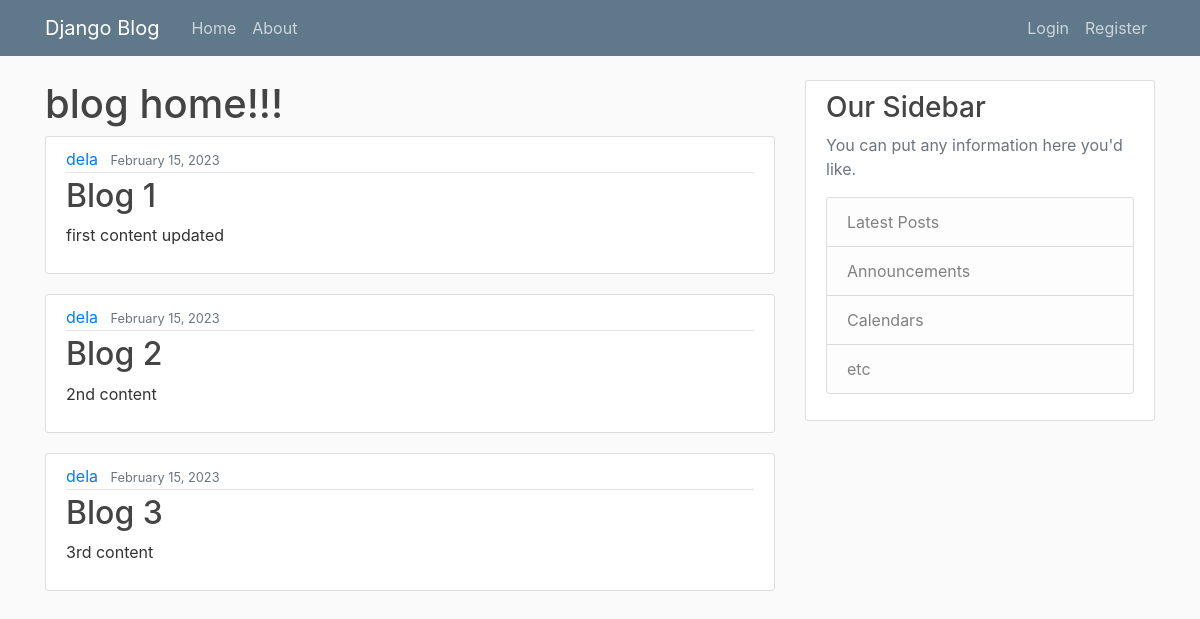
The page / on the database its author committed.
### main_blog/models.py (models this page shows, shortened)
class Post(models.Model):
    title = models.CharField(max_length=100)
    content = models.TextField()
    date_posted = models.DateTimeField(default=timezone.now)
    author = models.ForeignKey(User, on_delete=models.CASCADE)

### main_blog/views.py (the view)
# urls.py: 2. Add a URL to urlpatterns:  path('', views.home, name='home')
def home(request):
    context = {
        'posts': Post.objects.all()
    }
    return render(request,'main_blog/home.html',context)

### main_blog/templates/main_blog/home.html
{% extends "main_blog/base.html" %} {% block content %}
<h1>blog home!!!</h1>
{% for post in posts %}
<article class="media content-section">
  <div class="media-body">
    <div class="article-metadata">
      <a class="mr-2" href="#">{{ post.author }}</a>
      <small class="text-muted">{{ post.date_posted|date:"F d, Y"}}</small>
    </div>
    <h2><a class="article-title" href="#">{{ post.title }}</a></h2>
    <p class="article-content">{{ post.content }}</p>
  </div>
</article>
{% endfor %} {% endblock content %}

### main_blog/templates/main_blog/base.html (shortened to what this page needs)
{% load static %}
<!DOCTYPE html>
<html lang="en">
<head>
    <link rel="stylesheet" href="https://cdn.jsdelivr.net/npm/bootstrap@4.0.0/dist/css/bootstrap.min.css">
    <link rel="stylesheet" type="text/css" href="{% static 'main_blog/main.css' %}">
</head>
<body>
    <header class="site-header">
        <nav class="navbar navbar-expand-md navbar-dark bg-steel fixed-top">
          <div class="container">
            <a class="navbar-brand mr-4" href="{% url 'blog_home' %}">Django Blog</a>
            <div class="collapse navbar-collapse" id="navbarToggle">
              <div class="navbar-nav mr-auto">
                <a class="nav-item nav-link" href="{% url 'blog_home' %}">Home</a>
                <a class="nav-item nav-link" href="{% url 'blog_about' %}">About</a>
              </div>
              <div class="navbar-nav">
                <a class="nav-item nav-link" href="#">Login</a>
                <a class="nav-item nav-link" href="#">Register</a>
              </div>
            </div>
          </div>
        </nav>
      </header>
        <main role="main" class="container">
    <div class="row">
        <div class="col-md-8">
        {% block content %}{% endblock content %}
        </div>
        <div class="col-md-4">
        <div class="content-section">
            <h3>Our Sidebar</h3>
            <p class='text-muted'>You can put any information here you'd like.
            <ul class="list-group">
                <li class="list-group-item list-group-item-light">Latest Posts</li>
                <li class="list-group-item list-group-item-light">Announcements</li>
                <li class="list-group-item list-group-item-light">Calendars</li>
                <li class="list-group-item list-group-item-light">etc</li>
            </ul>
            </p>
        </div>
        </div>
    </div>
    </main>
</body>
</html>

### main_blog/static/main_blog/main.css (style rules this page uses)
body { background: #fafafa; color: #333333; margin-top: 5rem; }
h1, h2, h3, h4, h5, h6 { color: #444444; }
ul { margin: 0; }
.bg-steel { background-color: #5f788a; }
.site-header .navbar-nav .nav-link { color: #cbd5db; }
.content-section { background: #ffffff; padding: 10px 20px; border: 1px solid #dddddd; border-radius: 3px; margin-bottom: 20px; }
.article-title { color: #444444; }
.article-content { white-space: pre-line; }
.article-metadata { padding-bottom: 1px; margin-bottom: 4px; border-bottom: 1px solid #e3e3e3; }

### rows shown on the page
Post: author "dela", date_posted "February 15, 2023", title "Blog 1", content "first content updated"
Post: author "dela", date_posted "February 15, 2023", title "Blog 2", content "2nd content"
Post: author "dela", date_posted "February 15, 2023", title "Blog 3", content "3rd content"
